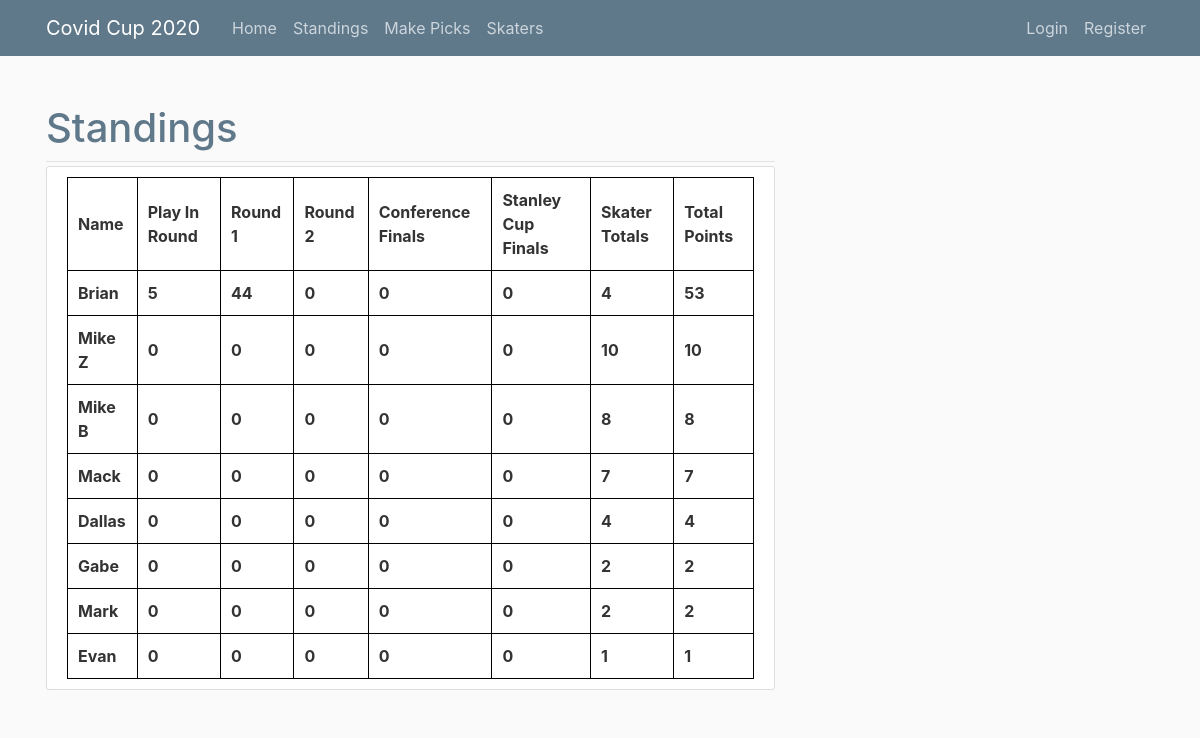
Screenshot of /standings with the database file from the repository.
### nhl/models.py (models this page shows, shortened)
class Tally(db.Model):
    id = db.Column(db.Integer, primary_key=True)
    user = db.Column(db.String, db.ForeignKey('user.username'), nullable=False)
    round0 = db.Column(db.Integer, default=0)
    round1 = db.Column(db.Integer, default=0)
    round2 = db.Column(db.Integer, default=0)
    round3 = db.Column(db.Integer, default=0)
    round4 = db.Column(db.Integer, default=0)
    player_totals = db.Column(db.Integer, default=0)
    total_points = db.Column(db.Integer, default=0)

### nhl/routes.py (the view)
@app.route("/standings")
def standings():
    if current_user.is_authenticated:
        user = current_user
    else:
        user = None
    status = PlayoffStatus.query.filter_by(id=1).first()
    players = User.query.all()
    for name in players:
        player_tally = Tally.query.filter_by(user=name.username).first()
        skater = PlayerTotals.query.filter_by(owner=name.username).all()
        points_skater = 0
        for i in skater:
            points_skater += i.points
        player_tally.player_totals = points_skater
        player_tally.total_points = points_skater
        db.session.commit()
    if status.round0 == 'True' and status.roundrobin == 'True':
        update_player_totals_r0()
    if status.round1 == 'True':
        update_player_totals_r1()
    if status.round2 == 'True':
        update_player_totals_r2()
    if status.round3 == 'True':
        update_player_totals_r3()
    if status.round4 == 'True':
        update_player_totals_r4()
    totals = Tally.query.filter().order_by(Tally.total_points.desc())
    return render_template('standings.html', user=user, totals=totals)

### nhl/templates/standings.html (shortened to what this page needs)
{% extends "layout.html" %}
{% block content %}
    <head>
    </head>
    <body>
        <div class="article-metadata mt-4"><h1 style="color:#5f788a;">Standings</h1></div>
        <article class="media content-section">
            <div class="media-body">
                <table style="width:100%">
                      <tr>
                          <th>Name</th>
                          <th>Play In Round</th>
                          <th>Round 1</th>
                          <th>Round 2</th>
                          <th>Conference Finals</th>
                          <th>Stanley Cup Finals</th>
                          <th>Skater Totals</th>
                          <th>Total Points</th>
                     </tr>
                     {% for t in totals %}
                         <tr>
                             <th>{{ t.user }}</th>
                             <th>{{ t.round0 }}</th>
                             <th>{{ t.round1 }}</th>
                             <th>{{ t.round2 }}</th>
                             <th>{{ t.round3 }}</th>
                             <th>{{ t.round4 }}</th>
                             <th>{{ t.player_totals }}</th>
                             <th>{{ t.total_points }}</th>
                         </tr>
                     {% endfor %}
                 </table>
            </div>
        </article>
    </body>
{% endblock content %}

### nhl/static/main.css (style rules this page uses)
body { background: #fafafa; color: #333333; margin-top: 5rem; }
h1, h2, h3, h4, h5, h6 { color: #000080; }
.content-section { background: #ffffff; padding: 10px 20px; border: 1px solid #dddddd; border-radius: 3px; margin-bottom: 20px; }
.article-metadata { padding-bottom: 1px; margin-bottom: 4px; border-bottom: 1px solid #e3e3e3 }
html { box-sizing: border-box; }
*, *:before, *:after { box-sizing: inherit; }
table, th, td { table-layout: auto; border: 1px solid black; }
th, td { padding: 10px; }
table { border-spacing: 2px; }

### rows the page displays
Tally: user "Brian", round0 "5", round1 "44", round2 "0", round3 "0", round4 "0", player_totals "4", total_points "53"
Tally: user "Mike Z", round0 "0", round1 "0", round2 "0", round3 "0", round4 "0", player_totals "10", total_points "10"
Tally: user "Mike B", round0 "0", round1 "0", round2 "0", round3 "0", round4 "0", player_totals "8", total_points "8"
Tally: user "Mack", round0 "0", round1 "0", round2 "0", round3 "0", round4 "0", player_totals "7", total_points "7"
Tally: user "Dallas", round0 "0", round1 "0", round2 "0", round3 "0", round4 "0", player_totals "4", total_points "4"
Tally: user "Gabe", round0 "0", round1 "0", round2 "0", round3 "0", round4 "0", player_totals "2", total_points "2"
Tally: user "Mark", round0 "0", round1 "0", round2 "0", round3 "0", round4 "0", player_totals "2", total_points "2"
Tally: user "Evan", round0 "0", round1 "0", round2 "0", round3 "0", round4 "0", player_totals "1", total_points "1"
